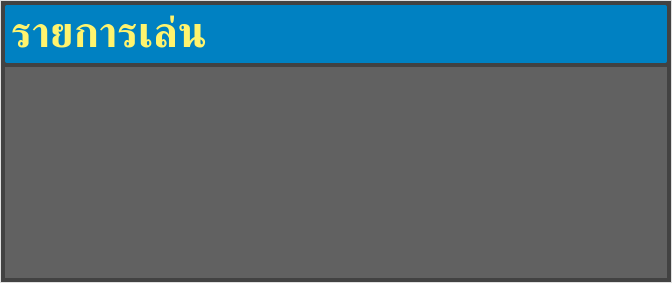
<?xml version="1.0" encoding="UTF-8"?>
<ui version="4.0">
 <class>PlaylistWidget</class>
 <widget class="QWidget" name="PlaylistWidget">
  <property name="geometry">
   <rect>
    <x>0</x>
    <y>0</y>
    <width>672</width>
    <height>283</height>
   </rect>
  </property>
  <property name="windowTitle">
   <string>Form</string>
  </property>
  <property name="locale">
   <locale language="English" country="UnitedStates"/>
  </property>
  <layout class="QVBoxLayout" name="verticalLayout_2">
   <property name="leftMargin">
    <number>0</number>
   </property>
   <property name="topMargin">
    <number>0</number>
   </property>
   <property name="rightMargin">
    <number>0</number>
   </property>
   <property name="bottomMargin">
    <number>0</number>
   </property>
   <item>
    <widget class="QFrame" name="framePlaylist">
     <property name="styleSheet">
      <string notr="true">border: 1px solid rgb(224, 224, 224);
background-color: rgb(66, 66, 66);
</string>
     </property>
     <property name="frameShape">
      <enum>QFrame::StyledPanel</enum>
     </property>
     <property name="frameShadow">
      <enum>QFrame::Raised</enum>
     </property>
     <layout class="QVBoxLayout" name="verticalLayout">
      <property name="spacing">
       <number>4</number>
      </property>
      <property name="leftMargin">
       <number>4</number>
      </property>
      <property name="topMargin">
       <number>4</number>
      </property>
      <property name="rightMargin">
       <number>4</number>
      </property>
      <property name="bottomMargin">
       <number>4</number>
      </property>
      <item>
       <widget class="QFrame" name="frame">
        <property name="minimumSize">
         <size>
          <width>0</width>
          <height>58</height>
         </size>
        </property>
        <property name="maximumSize">
         <size>
          <width>16777215</width>
          <height>58</height>
         </size>
        </property>
        <property name="styleSheet">
         <string notr="true">border: none;
border-radius: 2px;
/*background-color: rgb(41, 128, 185);*/
background-color: /*#1976D2;*/rgb(0, 129, 194);
color: rgb(255, 244, 110);</string>
        </property>
        <property name="frameShape">
         <enum>QFrame::StyledPanel</enum>
        </property>
        <property name="frameShadow">
         <enum>QFrame::Raised</enum>
        </property>
        <layout class="QHBoxLayout" name="horizontalLayout">
         <property name="leftMargin">
          <number>6</number>
         </property>
         <property name="topMargin">
          <number>6</number>
         </property>
         <property name="rightMargin">
          <number>6</number>
         </property>
         <property name="bottomMargin">
          <number>6</number>
         </property>
         <item>
          <widget class="QLabel" name="lbPlaylist">
           <property name="font">
            <font>
             <family>DilleniaUPC</family>
             <pointsize>32</pointsize>
             <weight>75</weight>
             <bold>true</bold>
            </font>
           </property>
           <property name="text">
            <string>รายการเล่น</string>
           </property>
          </widget>
         </item>
        </layout>
       </widget>
      </item>
      <item>
       <widget class="QTableWidget" name="tableWidget">
        <property name="font">
         <font>
          <family>DilleniaUPC</family>
          <pointsize>30</pointsize>
          <weight>75</weight>
          <bold>true</bold>
         </font>
        </property>
        <property name="focusPolicy">
         <enum>Qt::NoFocus</enum>
        </property>
        <property name="styleSheet">
         <string notr="true">QTableView
{
    color: rgb(238, 238, 238);
   	 border: none;
    background: rgb(97, 97, 97);
    gridline-color: rgb(140, 140, 140);
}
QTableView::item
{
	padding: 0 6px;
	background:  rgb(97, 97, 97);
}
QTableView::item:selected {
	background-color: rgb(218, 218, 218);
	color: rgb(71, 71, 71);
}</string>
        </property>
        <property name="horizontalScrollBarPolicy">
         <enum>Qt::ScrollBarAlwaysOff</enum>
        </property>
        <property name="editTriggers">
         <set>QAbstractItemView::NoEditTriggers</set>
        </property>
        <property name="selectionMode">
         <enum>QAbstractItemView::SingleSelection</enum>
        </property>
        <property name="selectionBehavior">
         <enum>QAbstractItemView::SelectRows</enum>
        </property>
        <attribute name="horizontalHeaderVisible">
         <bool>false</bool>
        </attribute>
        <attribute name="verticalHeaderVisible">
         <bool>false</bool>
        </attribute>
        <attribute name="verticalHeaderDefaultSectionSize">
         <number>58</number>
        </attribute>
        <column>
         <property name="text">
          <string>No.</string>
         </property>
        </column>
        <column>
         <property name="text">
          <string>ID</string>
         </property>
        </column>
        <column>
         <property name="text">
          <string>Detail</string>
         </property>
        </column>
        <column>
         <property name="text">
          <string>Type</string>
         </property>
        </column>
       </widget>
      </item>
     </layout>
    </widget>
   </item>
  </layout>
 </widget>
 <resources/>
 <connections/>
</ui>
